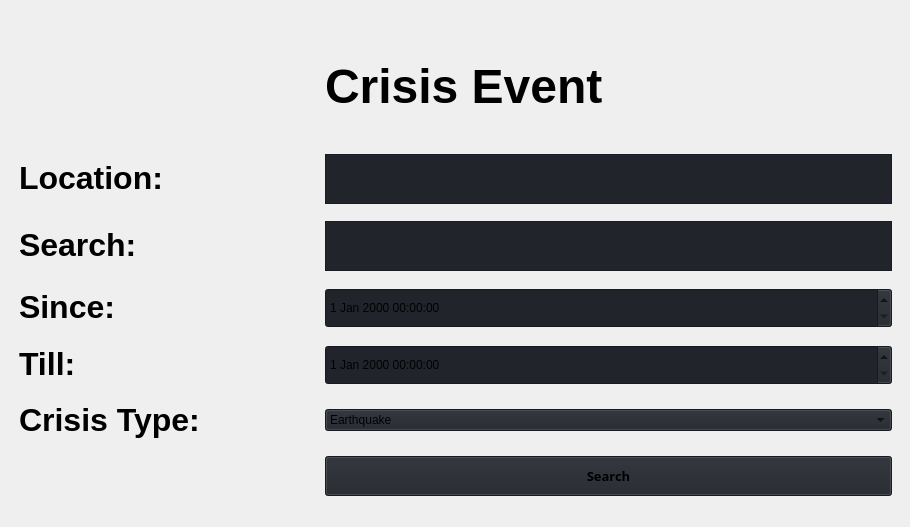
                         <widget class="QWidget" name="event">
                          <widget class="QFrame" name="frame_event">
                           <property name="geometry">
                            <rect>
                             <x>10</x>
                             <y>17</y>
                             <width>891</width>
                             <height>501</height>
                            </rect>
                           </property>
                           <layout class="QGridLayout" name="gridLayout_3">
                            <item row="1" column="1">
                             <widget class="QPlainTextEdit" name="text_location">
                              <property name="maximumSize">
                               <size>
                                <width>16777215</width>
                                <height>50</height>
                               </size>
                              </property>
                              <property name="styleSheet">
                               <string notr="true">background-color: rgb(33, 37, 43);</string>
                              </property>
                             </widget>
                            </item>
                            <item row="5" column="0">
                             <widget class="QLabel" name="label_crisis_type">
                              <property name="minimumSize">
                               <size>
                                <width>300</width>
                                <height>0</height>
                               </size>
                              </property>
                              <property name="text">
                               <string>&lt;html&gt;&lt;head/&gt;&lt;body&gt;&lt;p&gt;&lt;span style=&quot; font-size:24pt; font-weight:600;&quot;&gt;Crisis Type:&lt;/span&gt;&lt;/p&gt;&lt;/body&gt;&lt;/html&gt;</string>
                              </property>
                             </widget>
                            </item>
                            <item row="4" column="1">
                             <widget class="QDateTimeEdit" name="tine_till">
                              <property name="minimumSize">
                               <size>
                                <width>0</width>
                                <height>40</height>
                               </size>
                              </property>
                              <property name="styleSheet">
                               <string notr="true">background-color: rgb(33, 37, 43);</string>
                              </property>
                             </widget>
                            </item>
                            <item row="3" column="0">
                             <widget class="QLabel" name="label_since">
                              <property name="minimumSize">
                               <size>
                                <width>300</width>
                                <height>0</height>
                               </size>
                              </property>
                              <property name="text">
                               <string>&lt;html&gt;&lt;head/&gt;&lt;body&gt;&lt;p&gt;&lt;span style=&quot; font-size:24pt; font-weight:600;&quot;&gt;Since:&lt;/span&gt;&lt;/p&gt;&lt;/body&gt;&lt;/html&gt;</string>
                              </property>
                             </widget>
                            </item>
                            <item row="2" column="1">
                             <widget class="QPlainTextEdit" name="text_search">
                              <property name="maximumSize">
                               <size>
                                <width>16777215</width>
                                <height>50</height>
                               </size>
                              </property>
                              <property name="styleSheet">
                               <string notr="true">background-color: rgb(33, 37, 43);</string>
                              </property>
                             </widget>
                            </item>
                            <item row="4" column="0">
                             <widget class="QLabel" name="label_till">
                              <property name="minimumSize">
                               <size>
                                <width>300</width>
                                <height>0</height>
                               </size>
                              </property>
                              <property name="text">
                               <string>&lt;html&gt;&lt;head/&gt;&lt;body&gt;&lt;p&gt;&lt;span style=&quot; font-size:24pt; font-weight:600;&quot;&gt;Till:&lt;/span&gt;&lt;/p&gt;&lt;/body&gt;&lt;/html&gt;</string>
                              </property>
                             </widget>
                            </item>
                            <item row="3" column="1">
                             <widget class="QDateTimeEdit" name="time_since">
                              <property name="minimumSize">
                               <size>
                                <width>0</width>
                                <height>40</height>
                               </size>
                              </property>
                              <property name="styleSheet">
                               <string notr="true">background-color: rgb(33, 37, 43);</string>
                              </property>
                             </widget>
                            </item>
                            <item row="5" column="1">
                             <widget class="QComboBox" name="combo_type">
                              <property name="styleSheet">
                               <string notr="true">background-color: rgb(33, 37, 43);</string>
                              </property>
                              <item>
                               <property name="text">
                                <string>Earthquake</string>
                               </property>
                              </item>
                              <item>
                               <property name="text">
                                <string>Fire</string>
                               </property>
                              </item>
                              <item>
                               <property name="text">
                                <string>Typhoon</string>
                               </property>
                              </item>
                              <item>
                               <property name="text">
                                <string>Volcanic Eruption</string>
                               </property>
                              </item>
                              <item>
                               <property name="text">
                                <string>Flood</string>
                               </property>
                              </item>
                             </widget>
                            </item>
                            <item row="2" column="0">
                             <widget class="QLabel" name="label_Search">
                              <property name="minimumSize">
                               <size>
                                <width>300</width>
                                <height>0</height>
                               </size>
                              </property>
                              <property name="text">
                               <string>&lt;html&gt;&lt;head/&gt;&lt;body&gt;&lt;p&gt;&lt;span style=&quot; font-size:24pt; font-weight:600;&quot;&gt;Search:&lt;/span&gt;&lt;/p&gt;&lt;/body&gt;&lt;/html&gt;</string>
                              </property>
                             </widget>
                            </item>
                            <item row="0" column="1">
                             <widget class="QLabel" name="label_title">
                              <property name="maximumSize">
                               <size>
                                <width>16777215</width>
                                <height>100</height>
                               </size>
                              </property>
                              <property name="font">
                               <font>
                                <family>Segoe UI</family>
                                <pointsize>10</pointsize>
                                <weight>50</weight>
                                <italic>false</italic>
                                <bold>false</bold>
                               </font>
                              </property>
                              <property name="text">
                               <string>&lt;html&gt;&lt;head/&gt;&lt;body&gt;&lt;p&gt;&lt;span style=&quot; font-size:36pt; font-weight:600;&quot;&gt;Crisis Event&lt;/span&gt;&lt;/p&gt;&lt;/body&gt;&lt;/html&gt;</string>
                              </property>
                             </widget>
                            </item>
                            <item row="1" column="0">
                             <widget class="QLabel" name="label_location">
                              <property name="minimumSize">
                               <size>
                                <width>300</width>
                                <height>0</height>
                               </size>
                              </property>
                              <property name="text">
                               <string>&lt;html&gt;&lt;head/&gt;&lt;body&gt;&lt;p&gt;&lt;span style=&quot; font-size:24pt; font-weight:600;&quot;&gt;Location:&lt;/span&gt;&lt;/p&gt;&lt;/body&gt;&lt;/html&gt;</string>
                              </property>
                             </widget>
                            </item>
                            <item row="6" column="1">
                             <widget class="QPushButton" name="btn_search">
                              <property name="sizePolicy">
                               <sizepolicy hsizetype="Preferred" vsizetype="Preferred">
                                <horstretch>0</horstretch>
                                <verstretch>0</verstretch>
                               </sizepolicy>
                              </property>
                              <property name="maximumSize">
                               <size>
                                <width>16777215</width>
                                <height>40</height>
                               </size>
                              </property>
                              <property name="font">
                               <font>
                                <family>22px</family>
                                <pointsize>10</pointsize>
                                <weight>75</weight>
                                <italic>false</italic>
                                <bold>true</bold>
                               </font>
                              </property>
                              <property name="styleSheet">
                               <string notr="true">background-color: rgb(33, 37, 43);
font:bold, 22px</string>
                              </property>
                              <property name="text">
                               <string>Search</string>
                              </property>
                             </widget>
                            </item>
                           </layout>
                          </widget>
                         </widget>
